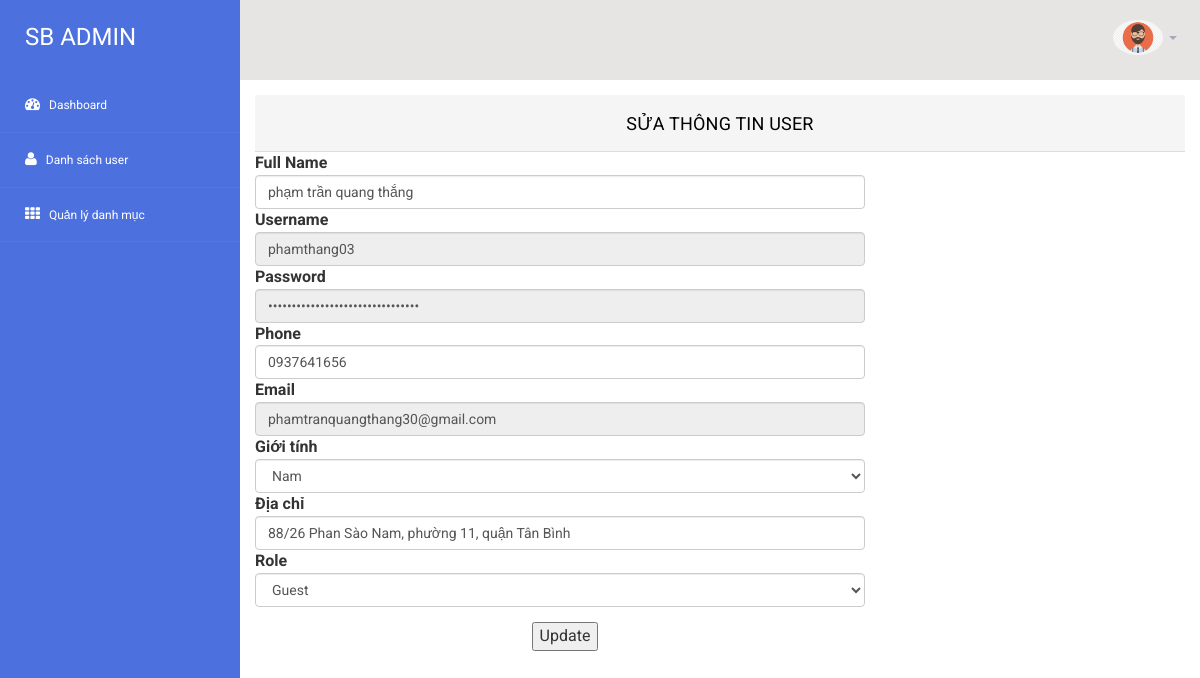
Page /admin/admin.php?module=editUser&id=34 (signed in) on the committed database.
### tables this page shows
CREATE TABLE `tbl_user` (
  `id_user` int NOT NULL,
  `fullName` varchar(255) DEFAULT NULL,
  `username` varchar(128) NOT NULL,
  `password` varchar(255) NOT NULL,
  `phone` varchar(11) NOT NULL,
  `email` varchar(255) NOT NULL,
  `gioitinh` tinyint NOT NULL,
  `address` varchar(255) DEFAULT NULL,
  `dateCreate` datetime NOT NULL,
  `role` tinyint NOT NULL,
  `code` varchar(64) DEFAULT NULL
);

### admin/modules/editUser.php (the view, shortened to what this page needs)
<?php
$pdo = Database::getInstance()->getConnection();
if (isset($_GET['id'])) {
    $id = $_GET['id'];
    $qr = "SELECT * FROM tbl_user WHERE id_user = :id";
    $stmt = $pdo->prepare($qr);
    $stmt->execute([':id' => $id]);
    $row = $stmt->fetch();
}
?>
<section class="wrapper">
    <div class="panel-heading">
        Sửa thông tin User
    </div>
    <form action="" class="form-horizontal form-material" method="post" enctype="multipart/form-data">
        <div class="form-group">
            <label class="col-md-8">Full Name</label>
            <div class="col-md-8">
                <input class="form-control form-control-line" type="text" name="fullName" id="fullName" value="<?php echo $row['fullName'] ?>">
            </div>
            <label class="col-md-8">Username</label>
            <div class="col-md-8">
                <input class="form-control form-control-line" disabled type="text" name="username" id="username" value="<?php echo $row['username'] ?>">
            </div>
            <label class="col-md-8">Password</label>
            <div class="col-md-8">
                <input class="form-control form-control-line" disabled type="Password" name="password" id="password" value="<?php echo $row['password'] ?>">
            </div>
            <label class="col-md-8">Phone</label>
            <div class="col-md-8">
                <input class="form-control form-control-line" type="number" name="phone" id="phone" pattern="(\\+84|0)\\d{9,10}" value="<?php echo $row['phone'] ?>">
            </div>
            <label class="col-md-8">Email</label>
            <div class="col-md-8">
                <input class="form-control form-control-line" disabled type="email" name="email" id="email" value="<?php echo $row['email'] ?>">
            </div>
            <label class="col-md-8">Giới tính</label>
            <div class="col-md-8">
                <select class="form-control" name="gioitinh">
                    <option value="1" <?php if($row['gioitinh']==1){echo 'selected';} ?>>Nam</option>
                </select>
            </div>
            <label class="col-md-8">Địa chỉ</label>
            <div class="col-md-8">
                <input class="form-control form-control-line" type="text" name="address" id="address" value="<?php echo $row['address'];?>">
            </div>
            <label class="col-md-8">Role</label>
            <div class="col-md-8">
                <select class="form-control" name="role">
                    <?php if ($_SESSION['username']['role']==1) { ?>
                        <option value="1" <?php if($row['role']==1){ echo "selected";}?>>Supper Admin</option>
                        <option value="2" <?php if($row['role']==2){ echo "selected";}?>>Sub Admin</option>
                        <option value="0" <?php if($row['role']==0){ echo "selected";}?>>Guest</option>
                    <?php } else { ?>
                        <option value="0" <?php if($row['role']==0){ echo "selected";}?>>Guest</option>
                    <?php } ?>
                </select>
            </div>
        </div>
        <div class="col-md-8" align="center">
            <button type="submit" name="editUser" id="editUser">Update</but

### admin/css/style1.css (style rules this page uses)
html, body { font-family: 'Roboto', sans-serif; font-size: 100%; overflow-x: hidden; background-size:cover; }
ul,label { margin:0; padding:0; }
.wrapper { display:inline-block; margin-top:80px; padding:15px; width:100%; }
.panel-heading { position: relative; height: 57px; line-height: 57px; letter-spacing: 0.2px; color: #000; font-size: 18px; font-weight: 400; padding: 0 16px; background-color: #f5f5f5; border-color: #ddd; border-top-right-radius: 2px; border-top-left-radius: 2px; text-transform: uppercase; text-align: center; }

### rows in the picture
tbl_user: fullName "phạm trần quang thắng", username "phamthang03", phone "0937641656", email "phamtranquangthang30@gmail.com", gioitinh "Nam", address "88/26 Phan Sào Nam, phường 11, quận Tân Bình", role "Guest"
